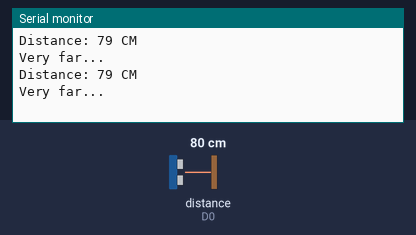
The sketch below on a simulated ESP8266 (NodeMCU). Parts: the last lines printed to the serial monitor. Wiring (inferred from the names in the program): ultrasonic range finder: trigger D1; echo D0. The inputs (shaded band) are chosen by the test bench; at power-on: distance to the obstacle (sensor on D0) 80 cm. The echo pulse lasts 58.3 µs per cm.

Above: at 2.8 s.
2.9 s: distance to the obstacle (sensor on D0) set to 22 cm
At 3.8 s:
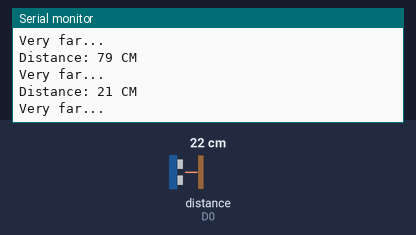
4.4 s: distance to the obstacle (sensor on D0) set to 18 cm
At 5.4 s:
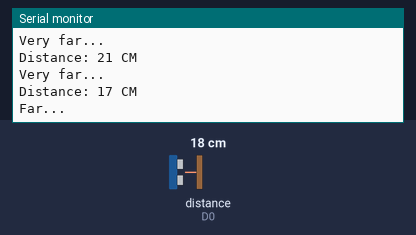
7.5 s: distance to the obstacle (sensor on D0) set to 12 cm
At 8.8 s:
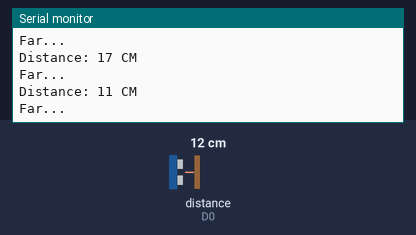
9.0 s: distance to the obstacle (sensor on D0) set to 9 cm
At 9.6 s:
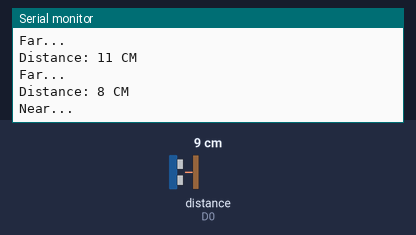
Timing chart, 0 to 12.0 s (numbered marks = the images above; inputs shaded):
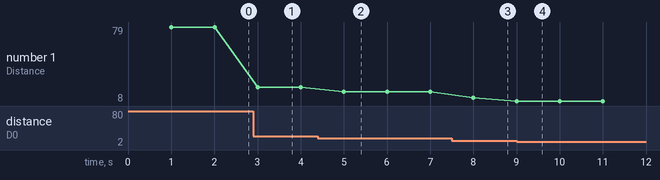

The sketch:

belajar_sensorPing.ino
```cpp
//init
const int trigPin = D1;
const int echoPin = D0;
long duration;
int distance;

//debouncing
unsigned long loopTimer = millis();
unsigned long loopInterval = 1000;

void setup() {
  // put your setup code here, to run once:
  Serial.begin(9600);
  pinMode(trigPin, OUTPUT);
  pinMode(echoPin, INPUT);
}

void loop() {
  // put your main code here, to run repeatedly:
  unsigned long currentTimer = millis();
  if(currentTimer-loopTimer >= loopInterval){
    loopTimer = currentTimer;
    Serial.println(sensor_ping());
  }
}

String sensor_ping(){
  String message = "";
  digitalWrite(trigPin, LOW);
  delayMicroseconds(2);

  //sets the trigpin on HIGH state for 10 micro seconds
  digitalWrite(trigPin, HIGH);
  delayMicroseconds(10);
  digitalWrite(trigPin, LOW);

  //reads the echoPin, return the sound wave travel time in microseconds
  duration = pulseIn(echoPin, HIGH);

  //calculate the distance
  distance = duration * 0.034 / 2; //s = v*t/2, where v = 340 m/s OR 0.034 cm/s
  String distanceString = String(distance);
  message += "Distance: "+distanceString+" CM\n";
  if(distance<10){
    message+="Near...\0";
  }else if(distance>=10 && distance<20){
    message+="Far...\0";
  }else{
    message+="Very far...\0";
  }
  return message;
}
```

Measured:
- the behaviour switches between 21 and 20 cm on distance to the obstacle (sensor on D0) (found by bisection; images 1 and 2)
- the behaviour switches between 11 and 10 cm on distance to the obstacle (sensor on D0) (found by bisection; images 3 and 4)
- after the input at 2.9 s, the serial monitor: prints a new line after 0.10 s (image 1)
- after the input at 4.4 s, the serial monitor: prints a new line after 0.60 s (image 2)
- after the input at 7.5 s, the serial monitor: prints a new line after 0.50 s (image 3)
- after the input at 9.0 s, the serial monitor: prints a new line at once (image 4)
- plotted number 1: 79 → 21 after the input at 2.9 s, 21 → 17 after the input at 4.4 s, 17 → 11 after the input at 7.5 s, 11 → 8 after the input at 9.0 s
